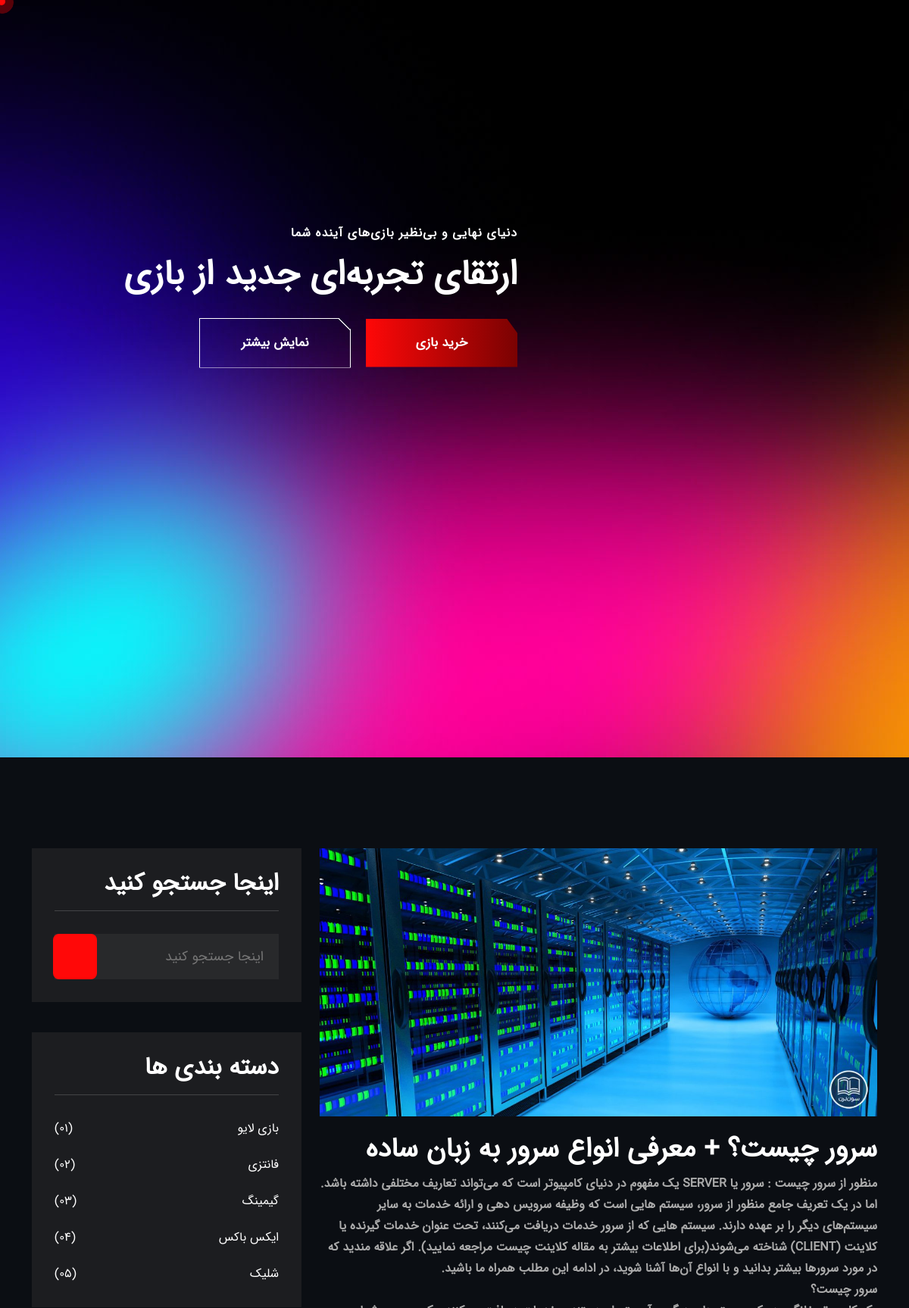
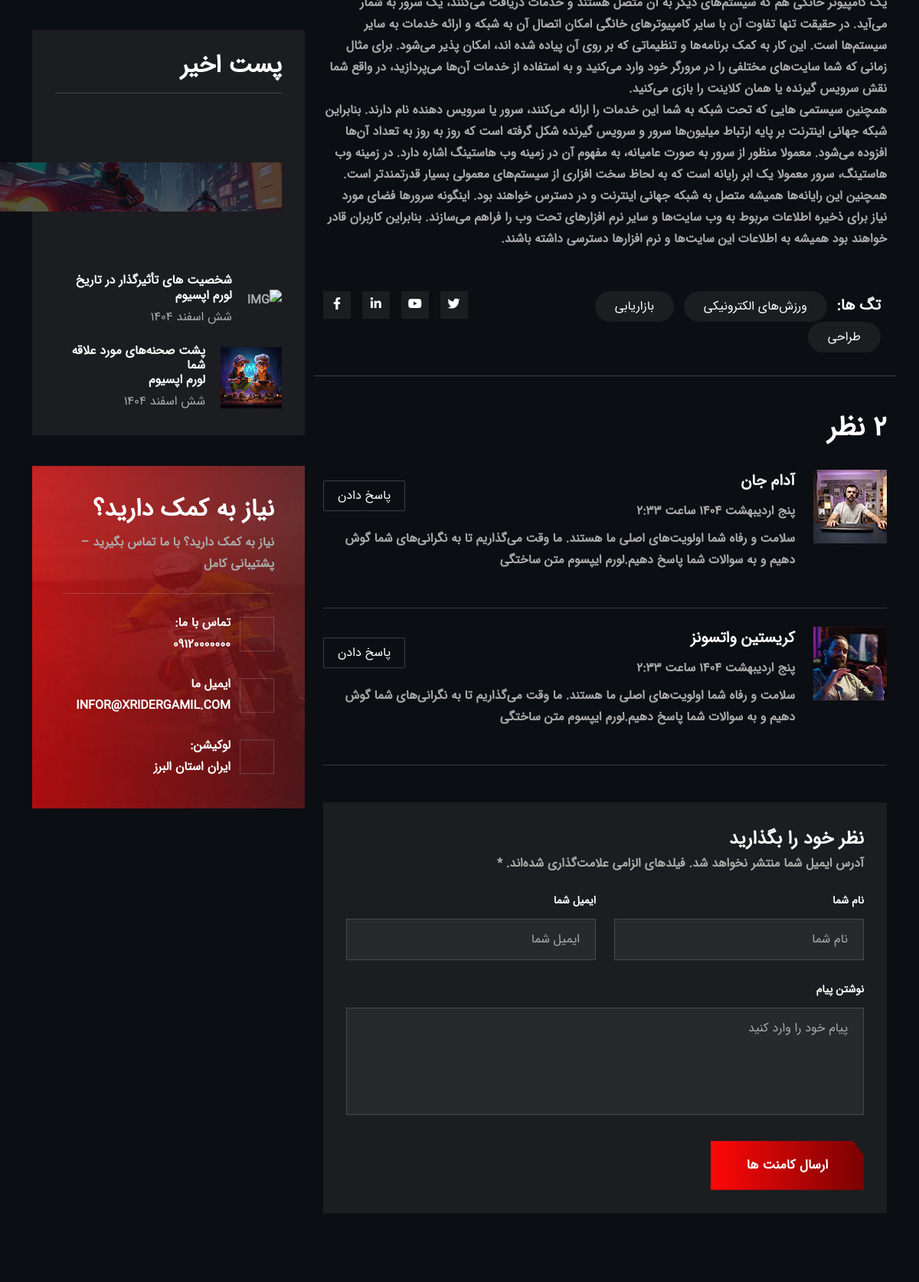
/article/whats-server/ (upper part), run on the app's committed database (2 pictures, top to bottom).
### article_module/models.py (models this page shows, shortened)
class Article(models.Model):
    title = models.CharField(max_length=100, verbose_name='عنوان')
    image = models.ImageField(upload_to='article_images', verbose_name='تصویر')
    content = models.TextField(verbose_name='توضیحات')
    create_date = models.DateTimeField(auto_now_add=True, verbose_name='تاریخ ایجاد')
    slug = models.SlugField(unique=True, verbose_name='آدرس')
    is_active = models.BooleanField(default=True, verbose_name='فعال / غیرفعال')
    author = models.ForeignKey(CostumeUser, on_delete=models.CASCADE, verbose_name='نویسنده')
    selected_category = models.ForeignKey(ArticleCategory, on_delete=models.CASCADE, verbose_name='دسته بندی ها')
    class Meta:
        verbose_name = 'پست'
        verbose_name_plural = 'پست ها'

### article_module/views.py (the view)
# urls.py: path('<slug:slug>/', ArticleDetailView.as_view(), name='article_detail'),
class ArticleDetailView(DetailView):
    template_name = 'article_module/article_detail.html'
    queryset = Article.objects.filter(is_active=True)

### article_module/templates/article_module/article_detail.html (shortened to what this page needs)
{% extends 'shared/_layout.html' %}
{% load thumbnail %}
{% load static %}
{% block content %}
    <section class="news-details-section section-padding">
        <div class="container">
            <div class="gt-news-details-wrapper">
                <div class="row g-4 rtl">
                    <div class="col-12 col-lg-8">
                        <div class="gt-details-image">
                            {% thumbnail object.image "855x472" crop="center" as im %}
                                <img src="{{ im.url }}" width="{{ im.width }}" height="{{ im.height }}" alt="img">
                            {% endthumbnail %}
                        </div>
                        <div class="gt-news-details-content">
                            <h3>{{ object.title }}</h3>
                            <p>
                                {{ object.content | linebreaks }}
                            </p>
                            <div class="row gt-tag-share-wrap mt-4 mb-5">
                                <div class="col-lg-8 col-12">
                                    <div class="tagcloud">
                                        <span>تگ ها:</span>
                                        <a href="#">ورزش‌های الکترونیکی</a>
                                        <a href="#">بازاریابی</a>
                                        <a href="#">طراحی</a>
                                    </div>
                                </div>
                                <div class="col-lg-4 col-12 mt-3 mt-lg-0 text-lg-end">
                                    <div class="social-share">
                                        <a href="#"><i class="fab fa-twitter"></i></a>
                                        <a href="#"><i class="fa-brands fa-youtube"></i></a>
                                        <a href="#"><i class="fab fa-linkedin-in"></i></a>
                                        <a href="#"><i class="fab fa-facebook-f"></i></a>
                                    </div>
                                </div>
                            </div>
                            <div class="gt-comments-area">
                                <div class="gt-comments-heading">
                                    <h3>2 نظر</h3>
                                </div>
                                <div class="gt-blog-single-comment d-flex gap-4 pt-4 pb-4">
                                    <div class="image">
                                        <img src="{% static 'xsports/img/inner-page/news-details/comment-1.jpg' %}" alt="img">
                                    </div>
                                    <div class="gt-content">
                                        <div class="head d-flex flex-wrap gap-2 align-items-center justify-content-between">
                                            <div class="con">
                                                <h5>
                                                    <a href="#">
                                                        آدام جان
                                                    </a>
                                                </h5>
                                                <span>پنج اردیبهشت 1404 ساعت 2:33</span>
                                            </div>
                                            <a href="#" class="reply">پاسخ دادن</a>
                                        </div>
                                        <p class="mt-2 mb-4">
                                            سلامت و رفاه شما اولویت‌های اصلی ما هستند. ما وقت می‌گذاریم تا به نگرانی‌های
                                            شما گوش دهیم و به سوالات شما پاسخ دهیم.لورم ایپسوم متن ساختگی
                                        </p>
                                    </div>
                                </div>
                                <div class="gt-blog-single-comment d-flex gap-4 pt-4 pb-4">
                                    <div class="image">
                                        <img src="{% static 'xsports/img/inner-page/news-details/comment-2.jpg' %}" alt="img">
                                    </div>
                                    <div class="gt-content">
                                        <div class="head d-flex flex-wrap gap-2 align-items-center justify-content-between">
                                            <div class="con">
                                                <h5><a href="#">کریستین واتسونز</a></h5>
                                                <span>پنج اردیبهشت 1404 ساعت 2:33</span>
                                            </div>
                                            <a href="#" class="reply">پاسخ دادن</a>
                                        </div>
                                        <p class="mt-2 mb-4">
                                            سلامت و رفاه شما اولویت‌های اصلی ما هستند. ما وقت می‌گذاریم تا به نگرانی‌های
                                            شما گوش دهیم و به سوالات شما پاسخ دهیم.لورم ایپسوم متن ساختگی
                                        </p>
                                    </div>
                                </div>
                            </div>
                            <div class="gt-comment-form-wrap mt-5">
                                <h4>نظر خود را بگذارید</h4>
                                <p>آدرس ایمیل شما منتشر نخواهد شد. فیلدهای الزامی علامت‌گذاری شده‌اند. *</p>
                                <form action="#" id="contact-form" method="POST">
                                    <div class="row g-4">
                                        <div class="col-lg-6">
                                            <div class="form-clt">
                                                <span>نام شما</span>
                                                <input type="text" name="name" id="name" placeholder="نام شما">
                                            </div>
                                        </div>
                                        <div class="col-lg-6">
                                            <div class="form-clt">
                                                <span>ایمیل شما</span>
                                                <input type="text" name="email" id="email6" placeholder="ایمیل شما">
                                            </div>
                                        </div>
                                        <div class="col-lg-12">
                                            <div class="form-clt">
                                                <span>نوشتن پیام</span>
                                                <textarea name="message" id="message"
                                                          placeholder="پیام خود را وارد کنید"></textarea>
                                            </div>
                                        </div>
                                        <div class="col-lg-6">
                                            <button type="submit" class="gt-theme-btn">
                                                ارسال کامنت ها
                                            </button>
                                        </div>
                                    </div>
                                </form>
                            </div>
                        </div>
                    </div>
                    <div class="col-lg-4 col-12">
                        <div class="gt-main-sideber sticky-style">
                            <div class="gt-single-sideber-widget">
                                <div class="gt-widget-title">
                                    <h3>اینجا جستجو کنید</h3>
                                </div>
                                <div class="gt-search-widget">
                                    <form action="#">
                                        <input type="text" placeholder="اینجا جستجو کنید">
                                        <button type="submit"><i class="fa-solid fa-magnifying-glass"></i></button>
                                    </form>
                                </div>
                            </div>
                            <div class="gt-single-sideber-widget">
                                <div class="gt-widget-title">
                                    <h3>دسته بندی ها</h3>
                                </div>
                                <ul>
                                    <li><a href="#">بازی لایو</a><span>(01)</span></li>
                                    <li><a href="#">فانتزی</a><span>(02)</span></li>
                                    <li><a href="#">گیمینگ</a><span>(03)</span></li>
                                    <li><a href="#">ایکس باکس</a><span>(04)</span></li>
                                    <li><a href="#">شلیک</a><span>(05)</span></li>
                                </ul>
                            </div>
                            <div class="gt-single-sideber-widget">
                                <div class="gt-widget-title">
                                    <h3>پست اخیر</h3>
                                </div>
                                <div class="gt-recent-post-area">
                                    <div class="gt-recent-items">
                                        <div class="gt-recent-thumb">
                                            <img src="{% static 'xsports/img/inner-page/news-details/post-1.jpg' %}" alt="img">
                                        </div>
                                    </div>
                                    <div class="gt-recent-items">
                                        <div class="gt-recent-thumb">
                                            <img src="{% static 'xsports/img/inner-page/news-details/post-2.jpg' %}" alt="img">
                                        </div>
                                        <div class="gt-recent-content">
                                            <h6>
                                                <a href="#">
                                                    شخصیت های تأثیرگذار در تاریخ<br>
                                                    لورم اپسیوم
                                                </a>
                                            </h6>
                                            <ul>
                                                <li>
                                                    شش اسفند 1404
                                                </li>
                                            </ul>
                                        </div>
                                    </div>
                                    <div class="gt-recent-items">
                                        <div class="gt-recent-thumb">
                                            <img src="{% static 'xsports/img/inner-page/news-details/post-3.jpg' %}" alt="img">
                                        </div>
                                        <div class="gt-recent-content">
                                            <h6>
                                                <a href="#">
                                                    پشت صحنه‌های مورد علاقه شما<br>
                                                    لورم اپسیوم
                                                </a>
                                            </h6>
                                            <ul>
                                                <li>
                                                    شش اسفند 1404
                                                </li>
                                            </ul>
                                        </div>
                                    </div>
                                </div>
                            </div>
                            <div class="gt-contact-bg bg-cover"
                                 style="background-image: url({% static 'xsports/img/inner-page/match-details/bg.jpg' %});">
                                <div class="gt-contact-content">
                                    <h3>نیاز به کمک دارید؟</h3>
                                    <p>نیاز به کمک دارید؟ با ما تماس بگیرید – پشتیبانی کامل </p>
                                    <div class="gt-contact-item">
                                        <div class="gt-icon">
                                            <i class="fa-solid fa-phone"></i>
                                        </div>
                                        <ul class="gt-list">
                                            <li><span>تماس با ما:</span></li>
                                            <li><a href="tel:+0094382229540">09120000000</a></li>
                                        </ul>
                                    </div>
                                    <div class="gt-contact-item">
                                        <div class="gt-icon">
                                            <i class="fa-regular fa-envelope"></i>
                                        </div>
                                        <ul class="gt-list">
                                            <li><span>ایمیل ما</span></li>
                                            <li><a href="#">
                                                infor@xridergamil.com
                                            </a></li>
                                        </ul>
                                    </div>
                                    <div class="gt-contact-item mb-0">
                                        <div class="gt-icon">
                                            <i class="fa-solid fa-location-dot"></i>
                                        </div>
                                        <ul class="gt-list">
                                            <li><span>لوکیشن:</span></li>
                                            <li>ایران استان البرز</li>
                                        </ul>
                                    </div>
                                </div>
                            </div>
                        </div>
                    </div>
                </div>
            </div>
        </div>
    </section>
{% endblock %}

### data on the page
Article: title "سرور چیست؟ + معرفی انواع سرور به زبان ساده", content "منظور از سرور چیست : سرور یا SERVER یک مفهوم در دنیای کامپیوتر است که می‌تواند تعاریف مختلفی داشته باشد. اما در یک تعریف جامع منظور از سرور، سیستم هایی است که وظیفه سرویس دهی و ارائه خدمات به سایر سیستم‌های دیگر را بر عهده دارند. سیستم هایی که از سرور خدمات دریافت می‌کنند، تحت عنوان خدمات گيرنده يا کلاینت (CLIENT) شناخته می‌شوند(برای اطلاعات بیشتر به مقاله کلاینت چیست مراجعه نمایید). اگر علاقه مندید که در مورد سرورها بیشتر بدانید و با انواع آن‌ها آشنا شوید، در ادامه این مطلب همراه ما باشید. سرور چیست؟ یک کامپیوتر خانگی هم که سیستم‌های دیگر به آن متصل هستند و خدمات دریافت می‌کنند، یک سرور به شمار می‌آید. در حقیقت تنها تفاوت آن با سایر کامپیوتر‌های خانگی امکان اتصال آن به شبکه و ارائه خدمات…"
